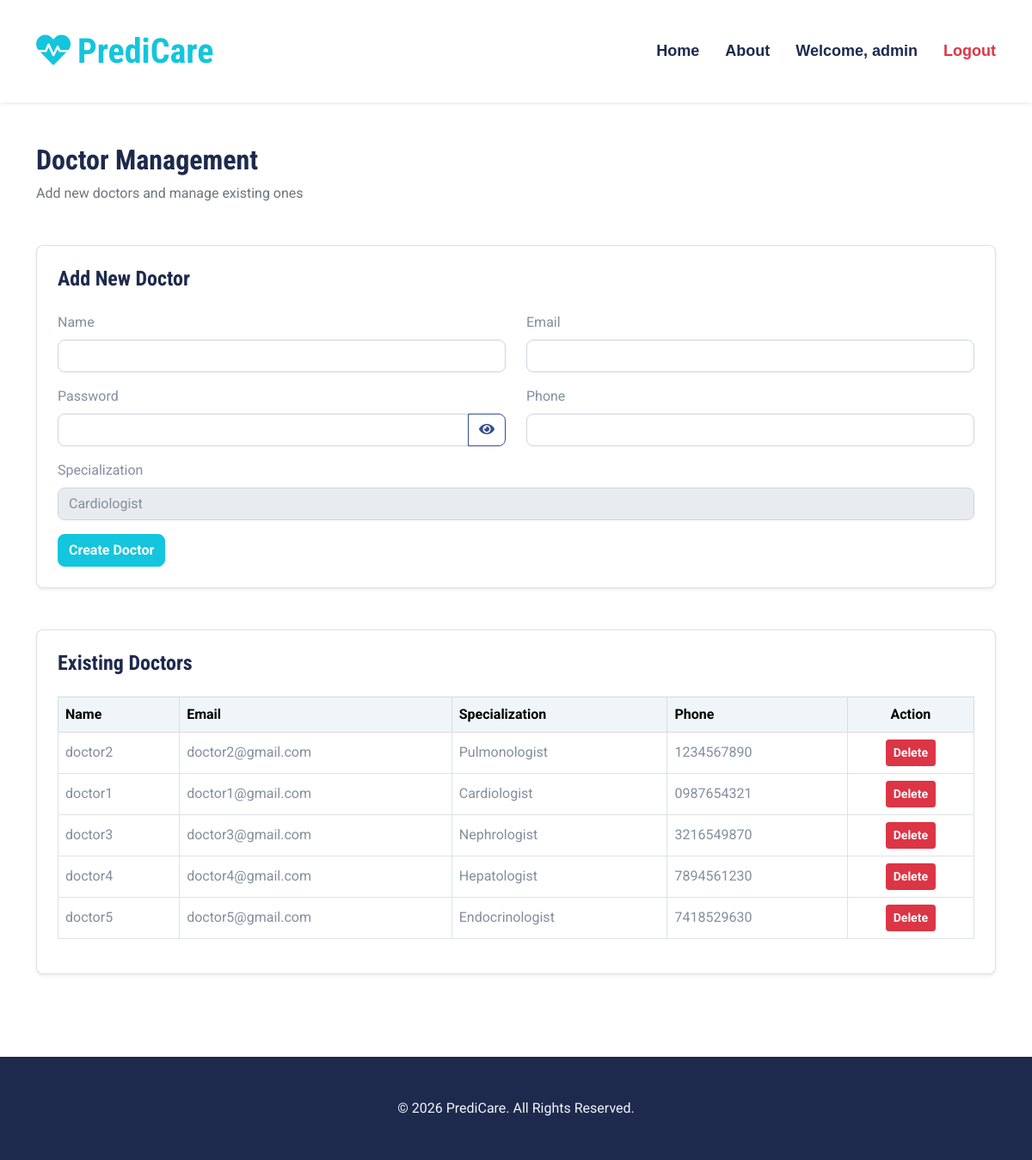
Page /manage-doctors/ (signed in) on the committed database.
### core/models.py (models this page shows, shortened)
class Profile(models.Model):
    ROLE_CHOICES = (
        ('patient', 'Patient'),
        ('doctor', 'Doctor'),
    )
    SPECIALIZATION_CHOICES = (
        ('cardio', 'Cardiologist'),
        ('pulmo', 'Pulmonologist'),
        ('nephro', 'Nephrologist'),
        ('hepato', 'Hepatologist'),
        ('endo', 'Endocrinologist'),
    )
    user = models.OneToOneField(User, on_delete=models.CASCADE)
    role = models.CharField(max_length=20, choices=ROLE_CHOICES, default='patient')
    specialization = models.CharField(max_length=20, choices=SPECIALIZATION_CHOICES, blank=True, null=True)
    phone = models.CharField(max_length=15, blank=True, null=True)

### core/views.py (the view, shortened to what this page needs)
# urls.py: path('manage-doctors/', views.manage_doctors, name='manage_doctors'),
@user_passes_test(is_admin)
def manage_doctors(request):
    doctors = Profile.objects.filter(role='doctor')
    return render(request, 'core/manage_doctors.html', {
        'doctors': doctors
    })

### core/views.py (called while the page is built)
def is_admin(user):
    return user.is_superuser

### core/templates/core/manage_doctors.html (shortened to what this page needs)
{% extends 'core/base.html' %}
{% block content %}
<div class="container py-5">
    <div class="mb-5">
        <h2 class="fw-bold">Doctor Management</h2>
        <p class="text-muted">Add new doctors and manage existing ones</p>
    </div>
    <div class="card shadow-sm p-4 mb-5">
        <h4 class="mb-4">Add New Doctor</h4>
        <form method="post">
            <div class="row">
                <div class="col-md-6 mb-3">
                    <label class="form-label">Name</label>
                    <input type="text" name="first_name" class="form-control" required>
                </div>
                <div class="col-md-6 mb-3">
                    <label class="form-label">Email</label>
                    <input type="email" name="email" class="form-control" required>
                </div>
            </div>
            <div class="row">
                <div class="col-md-6 mb-3">
                    <label class="form-label">Password</label>
                    <div class="input-group">
                        <input type="password"
                               name="password"
                               id="doctorPassword"
                               class="form-control"
                               required>
                        <button type="button"
                                class="btn btn-outline-secondary"
                                onclick="togglePassword()">
                            <i class="fas fa-eye" id="doctorIcon"></i>
                        </button>
                    </div>
                </div>
                <div class="col-md-6 mb-3">
                    <label class="form-label">Phone</label>
                    <input type="text" name="phone" class="form-control">
                </div>
            </div>
            <div class="mb-3">
                <label class="form-label">Specialization</label>
                <select name="specialization" class="form-control" required>
                    <option value="cardio">Cardiologist</option>
                </select>
            </div>
            <button type="submit" class="btn btn-primary">
                Create Doctor
            </button>
        </form>
    </div>
    <div class="card shadow-sm p-4">
        <h4 class="mb-4">Existing Doctors</h4>
        <div class="table-responsive">
            <table class="table table-bordered align-middle">
                <thead class="table-light">
                    <tr>
                        <th>Name</th>
                        <th>Email</th>
                        <th>Specialization</th>
                        <th>Phone</th>
                        <th class="text-center">Action</th>
                    </tr>
                </thead>
                <tbody>
                    {% for doctor in doctors %}
                    <tr>
                        <td>{{ doctor.user.first_name }}</td>
                        <td>{{ doctor.user.email }}</td>
                        <td>{{ doctor.get_specialization_display }}</td>
                        <td>{{ doctor.phone }}</td>
                        <td class="text-center">
                            <form method="post" action="{% url 'delete_doctor' doctor.user.id %}">
                                <button type="submit"
                                        class="btn btn-sm btn-danger"
                                        onclick="return confirm('Are you sure you want to delete this doctor?');">
                                    Delete
                                </button>
                            </form>
                        </td>
                    </tr>
                    {% empty %}
                    <tr>
                        <td colspan="5" class="text-center text-muted">
                            No doctors added yet.
                        </td>
                    </tr>
                    {% endfor %}
                </tbody>
            </table>
        </div>
    </div>
</div>
{% endblock %}

### core/templates/core/base.html (shortened to what this page needs)
{% load static %}
<!DOCTYPE html>
<html lang="en">
<head>
    <link href="https://cdnjs.cloudflare.com/ajax/libs/font-awesome/5.15.0/css/all.min.css" rel="stylesheet">
    <link href="https://cdn.jsdelivr.net/npm/bootstrap-icons@1.4.1/font/bootstrap-icons.css" rel="stylesheet">
    <link href="{% static 'core/css/bootstrap.min.css' %}" rel="stylesheet">
    <link href="{% static 'core/css/style.css' %}" rel="stylesheet">
</head>
<body>
<div class="container-fluid sticky-top bg-white shadow-sm">
    <div class="container">
        <nav class="navbar navbar-expand-lg navbar-light py-3">
            {% if user.is_authenticated %}
                {% if user.is_superuser %}
                    <a href="{% url 'admin_home' %}" class="navbar-brand">
                {% elif user.profile.role == 'doctor' %}
                    <a href="{% url 'doctor_home' %}" class="navbar-brand">
                {% else %}
                    <a href="{% url 'user_home' %}" class="navbar-brand">
                {% endif %}
            {% else %}
                <a href="{% url 'home' %}" class="navbar-brand">
            {% endif %}
                <h1 class="m-0 text-primary">
                    <i class="fa fa-heartbeat me-2"></i>PrediCare
                </h1>
            </a>
            <div class="collapse navbar-collapse" id="navbarCollapse">
                <div class="navbar-nav ms-auto">
                    <a href="{% url 'home' %}" class="nav-item nav-link">Home</a>
                    <a href="#" class="nav-item nav-link">About</a>
                    {% if user.is_authenticated %}
                        {% if user.is_superuser %}
                            <a href="{% url 'admin_home' %}" class="nav-item nav-link">
                                Welcome, {{ user.first_name|default:user.username }}
                            </a>
                        {% elif user.profile.role == 'doctor' %}
                            <a href="{% url 'doctor_home' %}" class="nav-item nav-link">
                                Welcome Dr. {{ user.first_name|default:user.username }}
                            </a>
                        {% else %}
                            <a href="{% url 'user_home' %}" class="nav-item nav-link">
                                Welcome, {{ user.first_name|default:user.username }}
                            </a>
                        {% endif %}
                        <a href="{% url 'logout' %}" class="nav-item nav-link text-danger">
                            Logout
                        </a>
                    {% endif %}
                </div>
            </div>
        </nav>
    </div>
</div>
{% block content %}
{% endblock %}
<div class="container-fluid bg-dark text-light mt-5 py-5">
    <div class="container text-center">
        <p class="mb-0">&copy; 2026 PrediCare. All Rights Reserved.</p>
    </div>
</div>
</body>
</html>

### core/static/core/css/style.css (style rules this page uses)
:root { --primary: #13C5DD; --secondary: #354F8E; --light: #EFF5F9; --dark: #1D2A4D; }
.btn { font-weight: 700; transition: .5s; }
.btn-primary { color: #FFFFFF; }
.navbar-light .navbar-nav .nav-link { font-family: 'Jost', sans-serif; position: relative; margin-left: 30px; padding: 30px 0; font-size: 18px; font-weight: 700; color: var(--dark); outline: none; transition: .5s; }
@media (min-width: 992px) { .navbar-light .navbar-nav .nav-link::before { position: absolute; content: ""; width: 0; height: 5px; bottom: 0; left: 50%; background: var(--primary); transition: .5s; } }

### rows in the picture
Profile: user.first_name "doctor2", user.email "doctor2@gmail.com", specialization "Pulmonologist", phone "1234567890"
Profile: user.first_name "doctor1", user.email "doctor1@gmail.com", specialization "Cardiologist", phone "0987654321"
Profile: user.first_name "doctor3", user.email "doctor3@gmail.com", specialization "Nephrologist", phone "3216549870"
Profile: user.first_name "doctor4", user.email "doctor4@gmail.com", specialization "Hepatologist", phone "7894561230"
Profile: user.first_name "doctor5", user.email "doctor5@gmail.com", specialization "Endocrinologist", phone "7418529630"

### other values in the picture
{{ user.first_name|default:user.username }} "admin"
